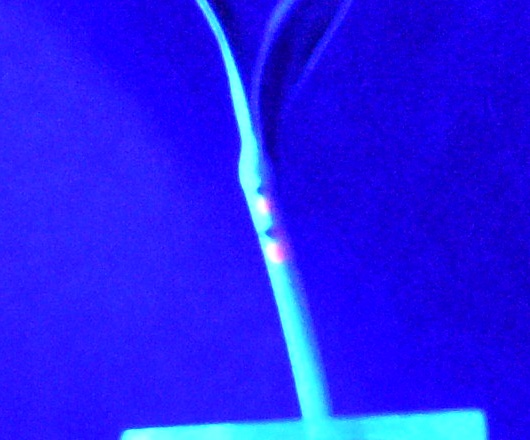
#> input picture first_last_imgs/200616_contin_L/0016_CROPED_2.jpg, 530 x 440 px
$ python -i anlyse.py   (imports and definitions only)   (Python 2 division)
#> lines starting #> are read from the running program, lines starting #| are printed output that depends on the picture
# -*- coding: utf-8 -*-
"""
Created on Mon Oct 19 14:18:00 2020

@author: YasmineMnb
"""
from matplotlib import pyplot as plt
import numpy as np
import os
import pandas as pd
import time
from scipy import signal
import cv2
import re
#from tqdm import tqdm as tq


def load_data(file_path):
    data_lst = []
    with open(file_path, "r") as in_file:
#> (reads progression/1-27 next time start at 28.txt from the repository)
        for line in in_file:
            q = eval(line)
            data_lst.append(q)
    return data_lst

# [43 lines left out: functions dist, get_size, sum_points, get_s_lst, not called in this run]

def get_theta_lst(img_data):
    img_data = categorize(img_data)
    points_lst = img_data["points_lst"]
    theta_lst = []
    for i, point in enumerate(points_lst[:-1]):
        rel_x = points_lst[i+1][0] - point[0]
        rel_y = points_lst[i+1][1] - point[1]
        theta = np.arccos(rel_x/np.sqrt(rel_y**2+rel_x**2))*180/np.pi
        if img_data["oriantation"] == "R":
            theta = 90-theta
        else:
            theta = -(90-theta)
        theta = round(theta,1)
        theta_lst.append(theta)
    theta_array = np.array(theta_lst)

    return theta_array

def get_size_distribution(data_lst):
    sizes = []
    for img_data in data_lst:
        size = get_size(img_data)
        if img_data["comments"] != "":
            print(img_data["comments"] )
        if size == -1:
            continue
        sizes.append(size)
#        if size<0.5:
#            img_show(img_data)
    return sizes

def categorize(img_data):
    path = img_data["full_img_path"]
    exp = path.split("\\")[-2]
    file_name = path.split("\\")[-1]
    location = int(re.findall(r"_([1-5])\.", file_name)[0])
    img_data["location"] = location
    oriantation = re.findall(r"_([LR])\\", path)[0]
    img_data["oriantation"] = oriantation
    ## for the first/last tag i need to get the folder content and compare
    ## the 2 file numbers
    parent_path = r"C:\Users\YasmineMnb\Desktop\Roni_new\python scripts\manual_tagging\first_last_imgs"
    img_lst = os.listdir(parent_path + "\\" + exp)
    first = ""
    last = ""
    for img in img_lst:
        num = img.split("_")[0]
        if first == "":
            first = num
        elif last == "" and num != first:
            last = num
            break

    ## add the tag
    if first in file_name:
        img_data["f_l_tag"] = "F"
    if last in file_name:
        img_data["f_l_tag"] = "L"
    return img_data


# [19 lines left out: function img_show, not called in this run]


#%%
file_path = r"C:\Users\YasmineMnb\Desktop\Roni_new\python scripts\manual_tagging\snflwrs zip to Roni\first try - 1-11.txt"
file_path = r"C:\Users\YasmineMnb\Downloads\progression\1-27 next time start at 28.txt"
data_lst = load_data(file_path)


#%%
first_lst = []
last_lst = []
ugly_lst = []
# [13 lines not run here, left out]
#%%
sizes_first = get_size_distribution(first_lst)
sizes_first = np.array(sizes_first)
sizes_last = get_size_distribution(last_lst)
sizes_last = np.array(sizes_last)

#%%  boxplot
fig, ax1 = plt.subplots(nrows=1, ncols=1, sharex=True)

box = ax1.boxplot([sizes_first,sizes_last], labels = ["size first","size last"], widths = 0.6)

# [1 line not run here, left out]
#%%  histogram
fig, ax1 = plt.subplots(nrows=1, ncols=1, sharex=True)

# [4 lines not run here, left out]

#%% fitting


fig, ax1 = plt.subplots(nrows=1, ncols=1, sharex=True)
# [9 lines not run here, left out]

#%%
from scipy.optimize import curve_fit

def func(s, a, L, c):
    return a * np.exp(-s/L) + c


#%%

a_guess = 1
L_guess = 250
c_guess = 0


xdata = np.linspace(0, 300, 10)

y_guess = func(xdata, a_guess, L_guess, c_guess)
# [1 line not run here, left out]
#np.random.seed(1729)
#y_noise = 0.2 * np.random.normal(size=xdata.size)
#ydata = y + y_noise


# [1 line that did not run here, left out]


#%%


fig, ax1 = plt.subplots(nrows=1, ncols=1, sharex=True)
# [5 lines not run here, left out]

>>> import cv2
>>> picture = cv2.imread('first_last_imgs/200616_contin_L/0016_CROPED_2.jpg', cv2.IMREAD_GRAYSCALE)
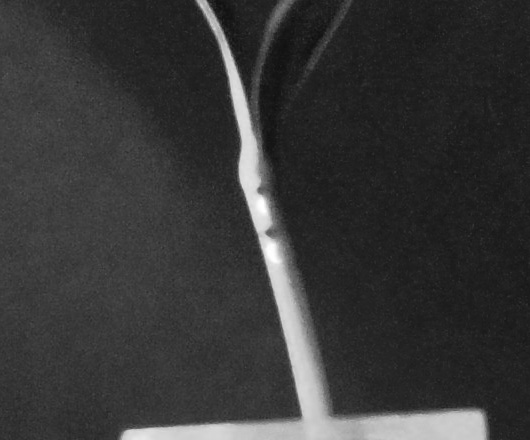
#> picture: shape (440, 530); min 15, max 255, mean 55.2
#> (the run stopped early here; a loop or call above may not have finished)
